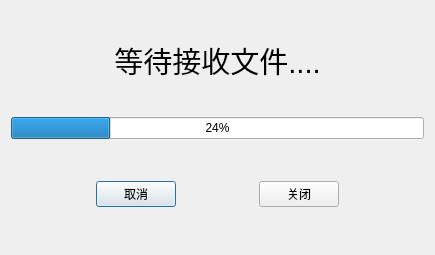
<?xml version="1.0" encoding="UTF-8"?>
<ui version="4.0">
 <class>TcpClient</class>
 <widget class="QDialog" name="TcpClient">
  <property name="geometry">
   <rect>
    <x>0</x>
    <y>0</y>
    <width>435</width>
    <height>255</height>
   </rect>
  </property>
  <property name="windowTitle">
   <string>Dialog</string>
  </property>
  <layout class="QVBoxLayout" name="verticalLayout">
   <item>
    <widget class="QLabel" name="tcpClientStatusLabel">
     <property name="text">
      <string>&lt;html&gt;&lt;head/&gt;&lt;body&gt;&lt;p align=&quot;center&quot;&gt;&lt;span style=&quot; font-size:22pt;&quot;&gt;等待接收文件....&lt;/span&gt;&lt;/p&gt;&lt;/body&gt;&lt;/html&gt;</string>
     </property>
    </widget>
   </item>
   <item>
    <widget class="QProgressBar" name="progressBar">
     <property name="value">
      <number>24</number>
     </property>
    </widget>
   </item>
   <item>
    <widget class="QWidget" name="widget" native="true">
     <layout class="QHBoxLayout" name="horizontalLayout">
      <item>
       <spacer name="horizontalSpacer">
        <property name="orientation">
         <enum>Qt::Horizontal</enum>
        </property>
        <property name="sizeHint" stdset="0">
         <size>
          <width>75</width>
          <height>20</height>
         </size>
        </property>
       </spacer>
      </item>
      <item>
       <widget class="QPushButton" name="tcpClientCancleBtn">
        <property name="text">
         <string>取消</string>
        </property>
       </widget>
      </item>
      <item>
       <spacer name="horizontalSpacer_2">
        <property name="orientation">
         <enum>Qt::Horizontal</enum>
        </property>
        <property name="sizeHint" stdset="0">
         <size>
          <width>76</width>
          <height>20</height>
         </size>
        </property>
       </spacer>
      </item>
      <item>
       <widget class="QPushButton" name="tcpClientCloseBtn">
        <property name="text">
         <string>关闭</string>
        </property>
       </widget>
      </item>
      <item>
       <spacer name="horizontalSpacer_3">
        <property name="orientation">
         <enum>Qt::Horizontal</enum>
        </property>
        <property name="sizeHint" stdset="0">
         <size>
          <width>75</width>
          <height>20</height>
         </size>
        </property>
       </spacer>
      </item>
     </layout>
    </widget>
   </item>
  </layout>
 </widget>
 <resources/>
 <connections/>
</ui>
